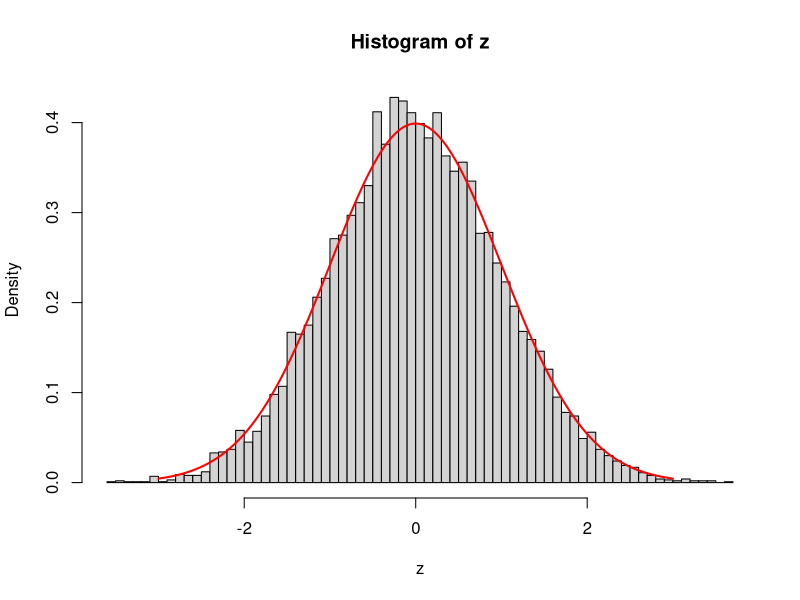
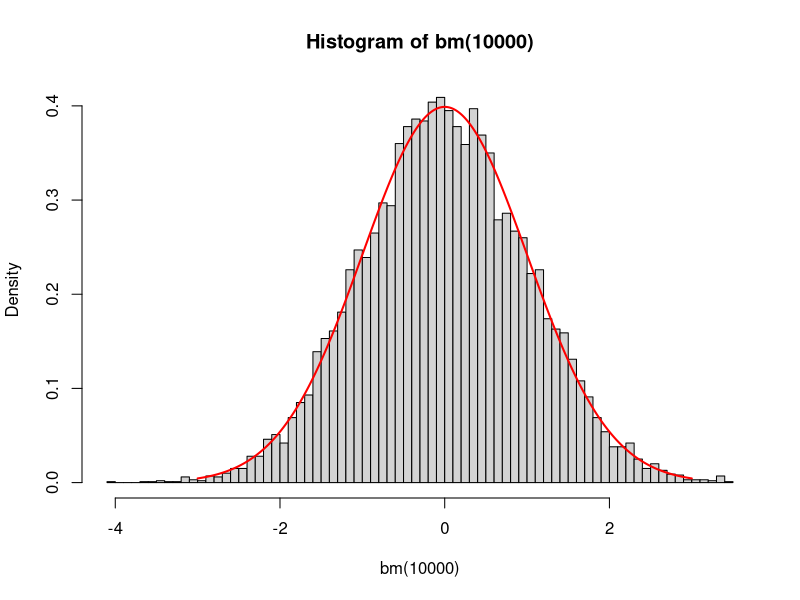

Write the R code that produced these figures, in order.
## ---- chunk 1
knitr::opts_chunk$set(fig.width=4, fig.height=4, fig.path='Figs/',
                      echo=TRUE, warning=FALSE, message=FALSE)
## ---- chunk 2
set.seed(345)
## ---- chunk 3
head(.Random.seed)
## ---- chunk 4
set.seed(77)

rnorm(3)

rnorm(3)

set.seed(77)

rnorm(3)
## ---- chunk 5
u <- runif(10^4)
z <- qnorm(u)
hist(z, 100, prob=TRUE)
s <- seq(-3,3,by=.01)
lines( s, dnorm(s), col='red', lwd=2 )
## ---- chunk 6

bm <- function(n)
 {
  # a simple Box-Mueller
  count <- 0
  z <- NULL
  notdone <- TRUE
  while(notdone)
   {
    u <- runif(2)
    Rsq <- 2*log(1/u[1])
    Theta <- 2*pi*u[2]
    z1 <- sqrt(Rsq) * cos(Theta)
    z2 <- sqrt(Rsq) * sin(Theta)
    z <- c( z, z1, z2 )
    count <- count+ 2
    notdone <- (count<n)
   }
   return( z[1:n] )
  }

hist( bm(10000), 100, prob=TRUE )
lines( s, dnorm(s), col='red', lwd=2 )
